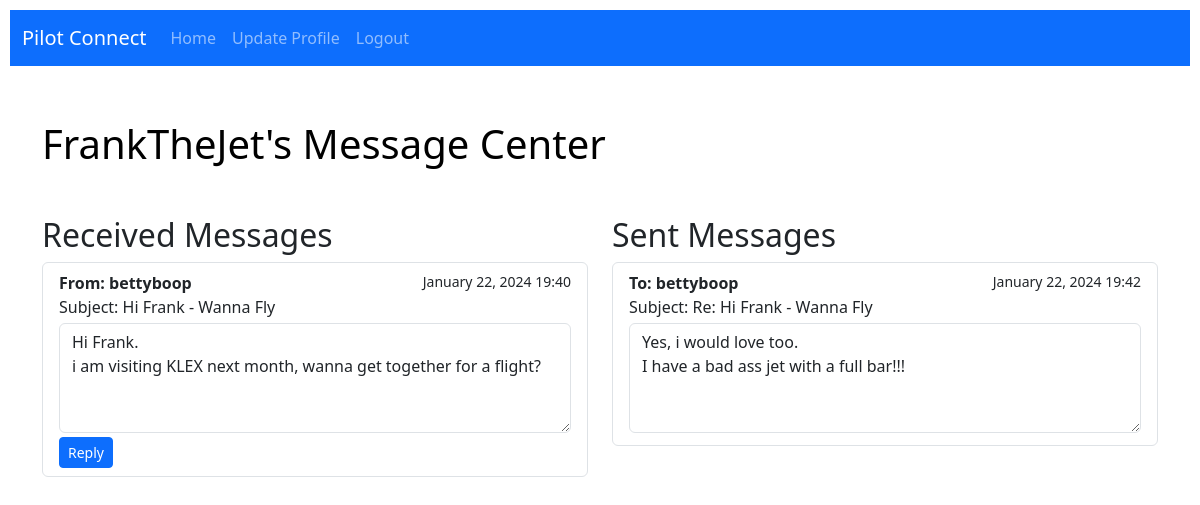
/view-messages/ (signed in), run on the app's committed database.
### connections/models.py (models this page shows, shortened)
class Message(models.Model):
    sender = models.ForeignKey(User, related_name='sent_messages', on_delete=models.CASCADE)
    recipient = models.ForeignKey(User, related_name='received_messages', on_delete=models.CASCADE)
    subject = models.CharField(max_length=255)
    content = models.TextField()
    timestamp = models.DateTimeField(auto_now_add=True)
    deleted_for_user = models.ManyToManyField(User, related_name='deleted_messages', blank=True)

### connections/views.py (the view)
# urls.py: path('view-messages/', views.view_messages, name='view_messages'),
@login_required
def view_messages(request):
    received_messages = Message.objects.filter(recipient=request.user).order_by('-timestamp')
    sent_messages = Message.objects.filter(sender=request.user).order_by('-timestamp')
    return render(request, 'connections/view_messages.html', {'received_messages': received_messages, 'sent_messages': sent_messages})

### connections/templates/connections/view_messages.html
{% extends 'connections/base.html' %}
{% block content %}
  <div class="container mt-4">
    <h1 class="mb-4" style="color: black;">{{ user.username }}'s Message Center</h1>
    <br>
    <div class="row">
      <div class="col-md-6">
        <h2>Received Messages</h2>
        <ul class="list-group">
          {% for message in received_messages %}
            <li class="list-group-item">
              <div class="d-flex w-100 justify-content-between">
                <strong>From: {{ message.sender.username }}</strong>
                <small>{{ message.timestamp|date:"F d, Y H:i" }}</small>
              </div>
              <p class="mb-1">Subject: {{ message.subject }}</p>
              <p class="mb-1">
                <textarea class="form-control" rows="4" readonly>{{ message.content }}</textarea>
              </p>
              <a href="{% url 'send_reply' message.id %}" class="btn btn-primary btn-sm">Reply</a>
            </li>
          {% endfor %}
        </ul>
      </div>
      <div class="col-md-6">
        <h2>Sent Messages</h2>
        <ul class="list-group">
          {% for message in sent_messages %}
            <li class="list-group-item">
              <div class="d-flex w-100 justify-content-between">
                <strong>To: {{ message.recipient.username }}</strong>
                <small>{{ message.timestamp|date:"F d, Y H:i" }}</small>
              </div>
              <p class="mb-1">Subject: {{ message.subject }}</p>
              <p class="mb-1">
                <textarea class="form-control" rows="4" readonly>{{ message.content }}</textarea>
              </p>
            </li>
          {% endfor %}
        </ul>
      </div>
    </div>
  </div>
{% endblock %}

### connections/templates/connections/base.html (style rules this page uses)
body { margin: 0; padding: 0; display: flex; flex-direction: column; min-height: 100vh; }
h1 { margin: 0; color: white; }

### data on the page
Message: sender.username "bettyboop", timestamp "January 22, 2024 19:40", subject "Hi Frank - Wanna Fly", content "Hi Frank. i am visiting KLEX next month, wanna get together for a flight?"
Message: recipient.username "bettyboop", timestamp "January 22, 2024 19:42", subject "Re: Hi Frank - Wanna Fly", content "Yes, i would love too. I have a bad ass jet with a full bar!!!"

### other printed values
{{ user.username }} "FrankTheJet"
